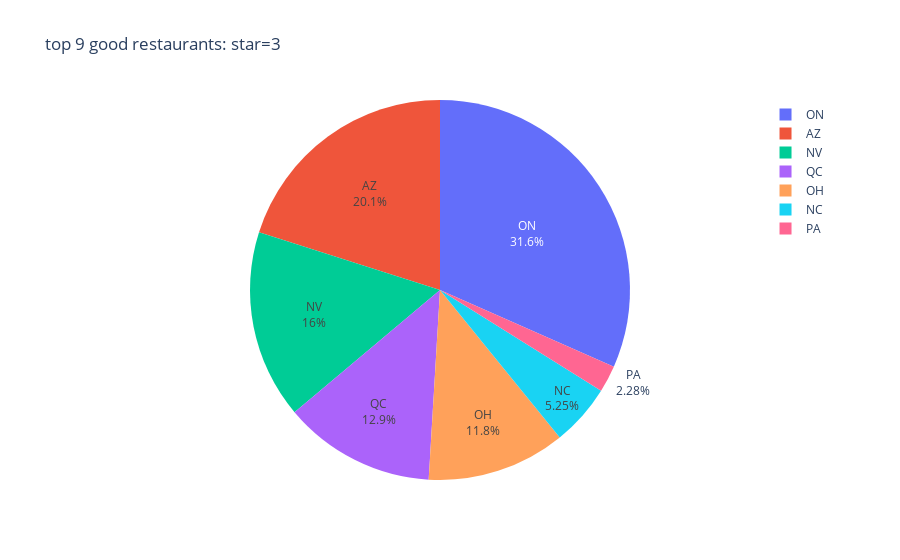

This figure's notebook cell:
### Code cell
fig = go.Figure(data=[go.Pie(labels=labels, values=size3,textinfo='label+percent')])
fig.update_layout(title='top 9 good restaurants: star=3')
fig

### Figure 1 — Plotly figure (JSON) as saved in the notebook; plotly's stock layout.template omitted (floating-point values rounded to 4 significant figures)
{"data": [{"labels": ["ON", "AZ", "NV", "QC", "OH", "NC", "PA", "AB", "WI"], "textinfo": "label+percent", "type": "pie", "values": [31.13, 19.77, 15.8, 12.73, 11.62, 5.169, 2.249]}], "layout": {"title": {"text": "top 9 good restaurants: star=3"}}}
